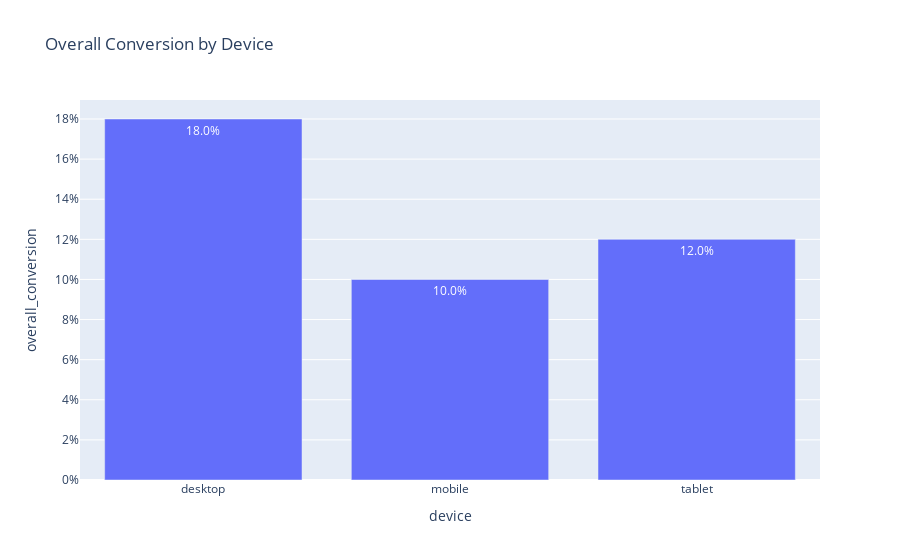

The notebook cell this image was saved under:
### Code cell
import plotly.express as px
import pandas as pd

# Replace with YOUR SQL output later
df_device = pd.DataFrame({
    "device": ["desktop", "mobile", "tablet"],
    "overall_conversion": [0.18, 0.10, 0.12]  # example placeholders
})

fig = px.bar(
    df_device,
    x="device",
    y="overall_conversion",
    title="Overall Conversion by Device",
    text=df_device["overall_conversion"].map(lambda x: f"{x:.1%}")
)
fig.update_yaxes(tickformat=".0%")
fig.show()

### Figure 1 — Plotly figure (JSON) as saved in the notebook; plotly's stock layout.template omitted (floating-point values rounded to 4 significant figures)
{"data": [{"hovertemplate": "device=%{x}<br>overall_conversion=%{y}<br>text=%{text}<extra></extra>", "legendgroup": "", "marker": {"color": "#636efa", "pattern": {"shape": ""}}, "name": "", "orientation": "v", "showlegend": false, "text": ["18.0%", "10.0%", "12.0%"], "textposition": "auto", "type": "bar", "x": ["desktop", "mobile", "tablet"], "xaxis": "x", "y": [0.18, 0.1, 0.12], "yaxis": "y"}], "layout": {"barmode": "relative", "legend": {"tracegroupgap": 0}, "title": {"text": "Overall Conversion by Device"}, "xaxis": {"anchor": "y", "domain": [0, 1], "title": {"text": "device"}}, "yaxis": {"anchor": "x", "domain": [0, 1], "tickformat": ".0%", "title": {"text": "overall_conversion"}}}}
